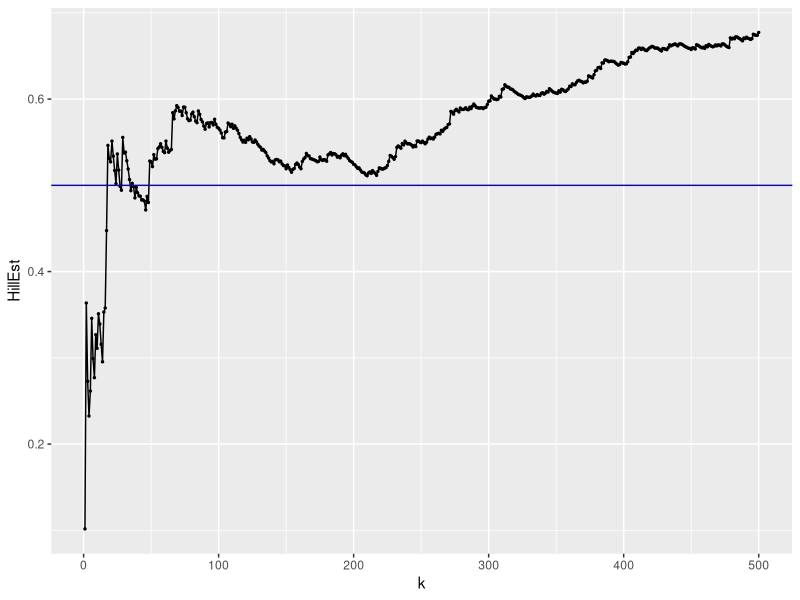
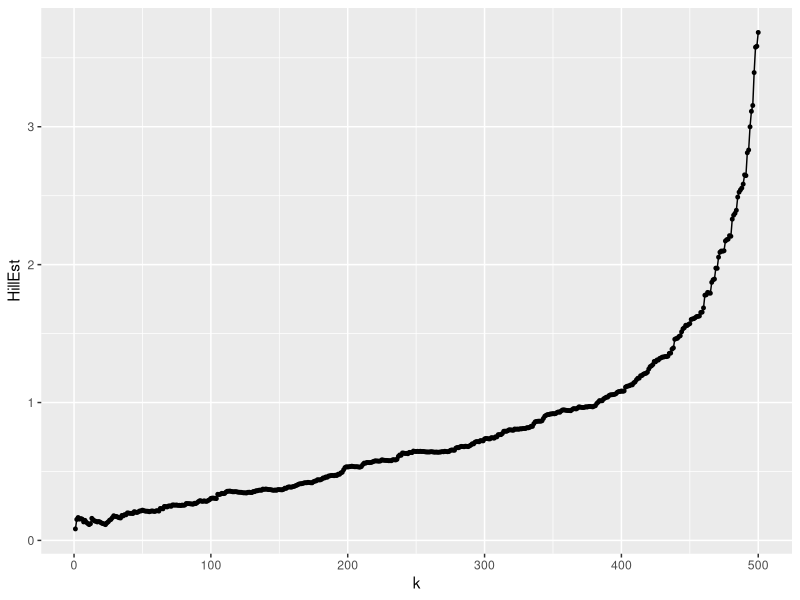
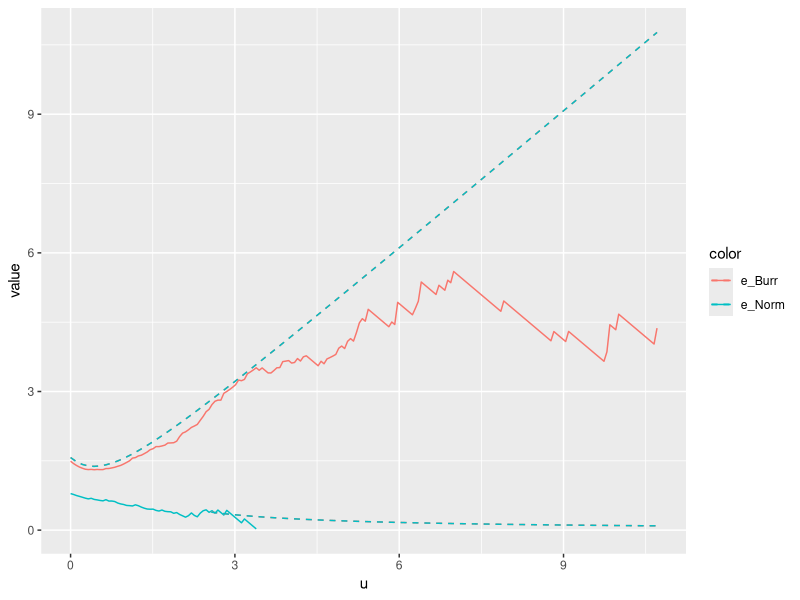

These figures' R source, in order:
###################################
########## Practical 3.1 ##########
###################################
library(dplyr)
library(tidyr)
library(ggplot2)
library(tibble)

FDistBurr <- function(x, beta = 1, eta = 2, theta = 1)
{
  1 - (1 + (x/theta)^eta)^(-beta)
}

FSurvInvBurr <- function(u, beta = 1, eta = 2, theta = 1)
{
  theta * (u^(-1/beta) - 1)^(1/eta)
}

set.seed(2025)
SampUni <- runif(1000)
SampleBurr <- FSurvInvBurr(SampUni)

###########################
############ a ############
###########################
OrderStatistics <- sort(SampleBurr)

HillEstimator <- function(k, n, vec)
{
  mean(log(vec[seq(n-k+1, n, by = 1)]/vec[n-k]))
}

###########################
############ b ############
###########################
plot_data <- data.frame(
    k = 1:999
  ) |> 
  rowwise() |>
  mutate(
    HillEst = HillEstimator(k, n = length(OrderStatistics), vec = OrderStatistics)
  )

ggplot(plot_data |> filter(k <= 500), aes(x = k, y = HillEst)) +
  geom_point(size = 0.5) +
  geom_line() +
  geom_hline(yintercept = 0.5, color = "blue")

#Maybe lets try where k = 200
k_chosen <- 200
HillEstimator(k_chosen, length(OrderStatistics), OrderStatistics) # 0.5243
#is varying about until the bias term blows up the estimate

#We remember that the Burr distribution had tail index 1/(eta*beta) = 0.5, which is close 

#Lets try a normal distributed value
set.seed(2026)
SampleNorm <- rnorm(1000)
OrderStatNorm <- SampleNorm[SampleNorm > 0] |> sort()


plot_data_norm <- data.frame(
    k = 1:(length(OrderStatNorm)-1)
  ) |>
  rowwise() |>
  mutate(
    HillEst = HillEstimator(k, n = length(OrderStatNorm), OrderStatNorm)
  )

ggplot(plot_data_norm |> filter(k <= 500), aes(x = k, y = HillEst)) +
  geom_point(size = 1) +
  geom_line()

#There seems only to be a bias term - would set the hill estimate to zero?

#This is true because the normal distribution is in the Gumbel domian of attraction with tail index 0

###########################
############ c ############
###########################
emp_mean_excess <- function(u, vec) {
  excesses <- vec[vec > u] - u
  if (length(excesses) == 0) return(NA)
  return(mean(excesses))
}

plot_data_emp_mean_excess <- tibble(
    u = seq(0, quantile(SampleBurr, 0.99), length.out = 200),
    e_Burr = sapply(u, emp_mean_excess, vec = SampleBurr),
    e_Norm = sapply(u, emp_mean_excess, vec = SampleNorm)
  ) |> pivot_longer(
    cols = c(e_Burr, e_Norm),
    values_to = "value",
    names_to = "color"
  )

ggplot(plot_data_emp_mean_excess, aes(x = u, y = value, color = color)) +
  geom_line() +
  geom_function(fun = function(x) {(pi/2 - atan(x))*(1+x**2)}, linetype = "dashed") +
  geom_function(fun = function(x) {ifelse(x < 2.5, NA,1/x)}, linetype = "dashed")

###########################
############ d ############
###########################
#We use Weissmann estimator
Weissman <- function(p, k, vec){
  n <- length(vec)
  ((1-p)*n/k)**(-HillEstimator(k,n,vec))*vec[n-k]
}

#Use approximation log(tilde(Q)/Q - 1) = log(tilde(Q)) - log(Q)
WeissmanCI <- function(p, k, vec, alpha = 0.05) {
  n <- length(vec)
  q <- Weissman(p, k, vec)
  h <- qnorm(1 - alpha/2) * HillEstimator(k, n, vec) * log(k / (n * (1 - p))) / sqrt(k)
  c(lowerCI = q * exp(-h), estimate = q, upperCI = q * exp(h))
}

results_d <- tibble(
    p = c(0.90, 0.99, 0.9999)
  ) |> 
  rowwise() |>
  mutate(
    TrueQ =  FSurvInvBurr(1-p)
  ) |>
  mutate(
    WeissmannQ = Weissman(p = p, k = k_chosen, vec = OrderStatistics)
  ) |>
  mutate(
    WeissmannCI = list(WeissmanCI(p = p, k_chosen, vec = OrderStatistics, alpha = 0.05))
  ) |>
  ungroup() |>
  unnest_wider(WeissmannCI) |> select(-estimate)

(results_d)

###########################
############ e ############
###########################
results_e <- results_d |> 
  rowwise() |>
  mutate(
    EmpQ = quantile(OrderStatistics, p, type = 1)
  )

(results_e)
